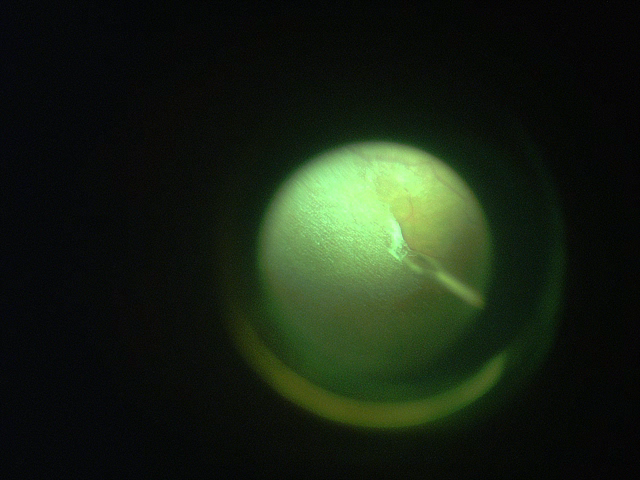
#> input picture project_data/b/001319.png, 640 x 480 px; its folder holds only this picture in this run
$ python RANSAC.py   (older library calls are emulated)
#> lines starting #> are read from the running program, lines starting #| are printed output that depends on the picture; after the words box and inside, x2 and y2 are one past the last pixel; in counts of white or black regions, pixels touching at a corner belong together
# -*- coding: utf-8 -*-
"""
Created on Fri May  4 08:18:00 2018

@author: Shushan
"""

import sys
import os
import matplotlib
matplotlib.rcParams['image.cmap'] = 'gray'
matplotlib.rcParams['image.interpolation'] = 'nearest'
import matplotlib.pyplot as plt
import numpy as np
from skimage import feature
import skimage
from math import sqrt
from scipy.misc import imread
from glob import glob
from os.path import isfile, join


def edge_map(img, sig):
    # Returns the edge map of a given image.
    #
    # Inputs:
    #   img: image of shape (n, m, 3) or (n, m)
    #
    # Outputs:
    #   edges: the edge map of image

#> called with sig = 1.5
    grey_img = skimage.color.rgb2gray(img)
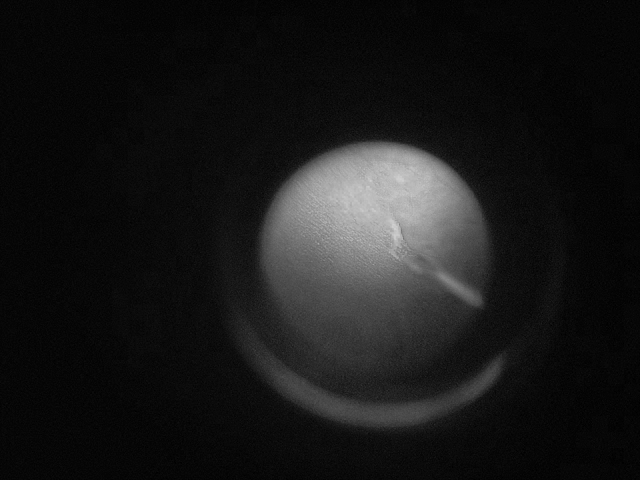
#> grey_img: shape (480, 640); min 0, max 209, mean 24.1
    edges = skimage.feature.canny(grey_img, sig)
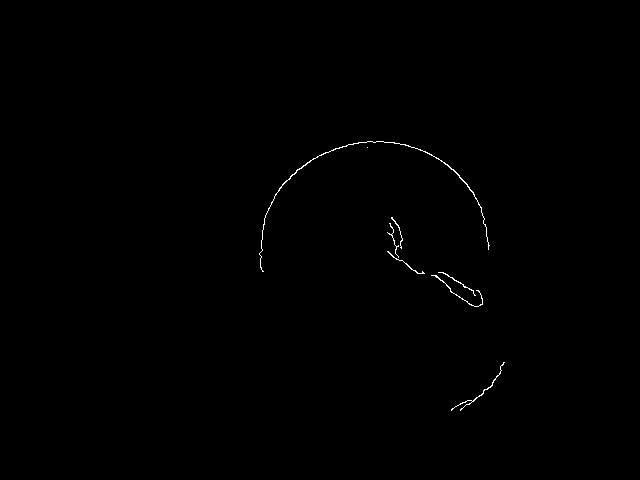
#> edges: shape (480, 640) bool; 0.27% white in thin lines or dots, all inside (x1, y1, x2, y2) = (259, 141, 505, 411)

    return edges


def fit_line(points):
    # Fits a line y=m*x+c through two given points (x0,y0) and
    # (x1,y1). Returns the slope m and the y-intersect c of the line.
    #
    # Inputs:
    #   points: list with two 2D-points [[x0,y0], [x1,y1]]
    #           where x0,y0,x0,y1 are integers
    #
    # Outputs:
    #   m: the slope of the fitted line, integer
    #   c: the y-intersect of the fitted line, integers
    #
    # WARNING: vertical and horizontal lines should be treated differently
    #          here add some noise to avoid division by zero.
    #          You could use for example sys.float_info.epsilon


    e = sys.float_info.epsilon
    if points[1][0]-points[0][0] == 0:
        m = (points[1][1]-points[0][1])/((points[1][0]-points[0][0])+e)
        c = points[0][1] - m*points[0][0]
    else:
        m = (points[1][1]-points[0][1])/((points[1][0]-points[0][0]))
        c = points[0][1] - m*points[0][0]


    return m, c


def point_to_line_dist(m, c, x0, y0):
    # Returns the minimal distance between a given
    #  point (x0,y0)and a line y=m*x+c.
    #
    # Inputs:
    #   x0, y0: the coordinates of the points
    #   m, c: slope and intersect of the line
    #
    # Outputs:
    #   dist: the minimal distance between the point and the line.


    dist = abs(m*x0 + (-1*y0) + c)/sqrt(m**2 + 1)

    return dist

def RANSAC_it(image, sigma):
    '''
    Function argument is a single 3D numpy array
    '''
    edges = edge_map(image, sigma)

    f1 = plt.figure()

    plt.imshow(edges)
    plt.title('edge map')

    f1.show()

##
    edge_pts = np.array(np.nonzero(edges), dtype=float).T
#> edge_pts = 839 pairs, first value 141 to 410, second value 259 to 504
    edge_pts_xy = edge_pts[:, ::-1]
#> edge_pts_xy = 839 pairs, first value 259 to 504, second value 141 to 410

    ransac_iterations = 500
    ransac_threshold = 2
    n_samples = 2

    ratio = 0

    # perform RANSAC iterations
    for it in range(ransac_iterations):

        # this shows progress
        sys.stdout.write('\r')
        sys.stdout.write('iteration {}/{}'.format(it+1, ransac_iterations))
        sys.stdout.flush()

        all_indices = np.arange(edge_pts.shape[0])
        np.random.shuffle(all_indices)

        indices_1 = all_indices[:n_samples]
        indices_2 = all_indices[n_samples:]

        maybe_points = edge_pts_xy[indices_1, :]
        test_points = edge_pts_xy[indices_2, :]

        # find a line model for these points
        m, c = fit_line(maybe_points)

        x_list = []
        y_list = []
        num = 0

        # find distance to the model for all testing points
        for ind in range(test_points.shape[0]):

            x0 = test_points[ind, 0]
            y0 = test_points[ind, 1]

            # distance from point to the model
            dist = point_to_line_dist(m, c, x0, y0)

            # check whether it's an inlier or not
            if dist < ransac_threshold:
                num += 1

        # in case a new model is better - cache it
        if num / float(n_samples) > ratio:
            ratio = num / float(n_samples)
            model_m = m
            model_c = c
#> this loop made 500 passes
#> (maybe_points, m, c) on pass 1: ([[485, 225], [437, 158]], 1.4, -452)

    x = np.arange(image.shape[1])
    y = model_m * x + model_c

    f2 = plt.figure()

    if m != 0 or c != 0:
        plt.plot(x, y, 'r')
    plt.imshow(image)

    f2.show()
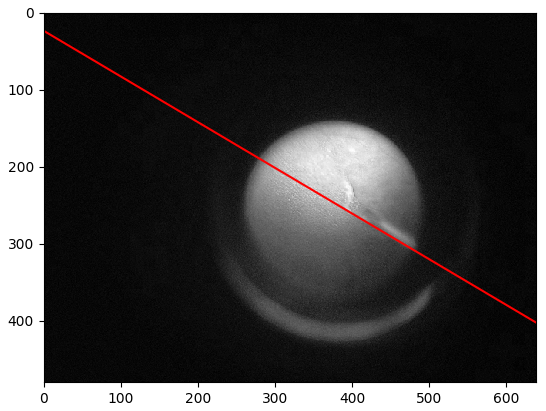
#> figure drawn by matplotlib, 1 panel

    plt.show()

image_names = glob("./project_data/b/*.png")
image_names.sort()

for i in image_names:

    plt.clf()
    RANSAC_it(imread(i)[:, :, 0], 1.5)
    plt.pause(0.2)
